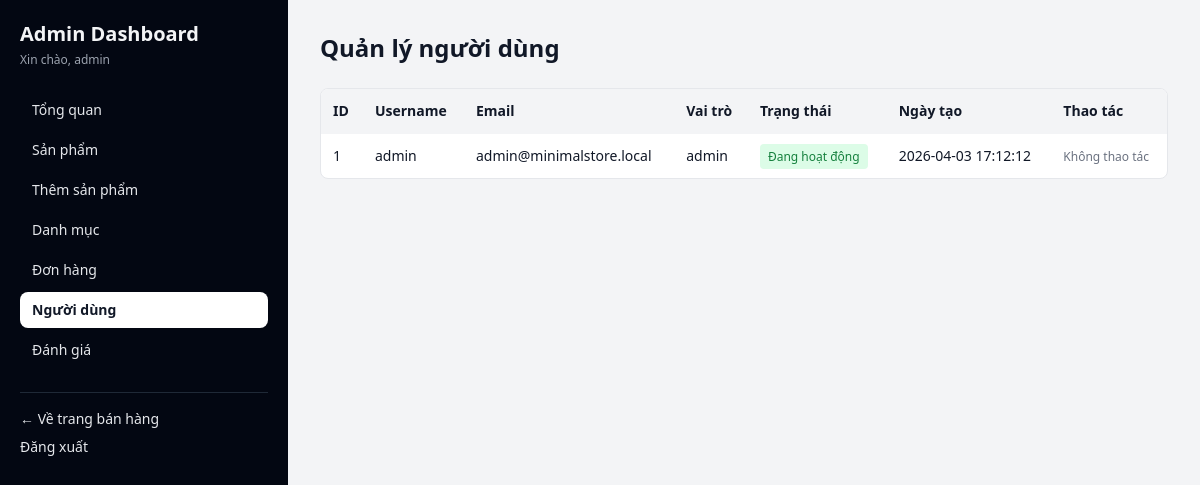
The page /admin/users.php (signed in) on the database its author committed.
### tables this page shows
CREATE TABLE IF NOT EXISTS users (
  id INT UNSIGNED AUTO_INCREMENT PRIMARY KEY,
  username VARCHAR(50) NOT NULL UNIQUE,
  password VARCHAR(255) NOT NULL,
  email VARCHAR(150) NOT NULL UNIQUE,
  full_name VARCHAR(120) DEFAULT NULL,
  phone VARCHAR(30) DEFAULT NULL,
  address VARCHAR(255) DEFAULT NULL,
  google_id VARCHAR(100) NULL UNIQUE,
  role ENUM('admin', 'customer') NOT NULL DEFAULT 'customer',
  is_banned TINYINT(1) NOT NULL DEFAULT 0,
  created_at TIMESTAMP NOT NULL DEFAULT CURRENT_TIMESTAMP
);

### includes/auth.php (called while the page is built, shortened)
<?php
function current_user(): ?array
{
    return $_SESSION['user'] ?? null;
}

### admin/users.php (the view, shortened to what this page needs)
<?php
require_once __DIR__ . '/../config/db.php';
require_once __DIR__ . '/../includes/auth.php';
$currentPage = max(1, (int) ($_GET['page'] ?? 1));
$perPage = 10;
$totalUsers = (int) $pdo->query('SELECT COUNT(*) FROM users')->fetchColumn();
$pagination = paginate($totalUsers, $perPage, $currentPage);
$listStmt = $pdo->prepare(
    'SELECT id, username, email, role, is_banned, created_at
     FROM users
     ORDER BY created_at DESC
     LIMIT :limit OFFSET :offset'
);
$listStmt->bindValue(':limit', (int) $pagination['per_page'], PDO::PARAM_INT);
$listStmt->bindValue(':offset', (int) $pagination['offset'], PDO::PARAM_INT);
$listStmt->execute();
$users = $listStmt->fetchAll();
require_once __DIR__ . '/../includes/admin_header.php';
?>
<section class="space-y-6">
  <div class="flex items-center justify-between">
    <h1 class="text-2xl font-bold">Quản lý người dùng</h1>
  </div>
  <div class="bg-white rounded-lg border border-gray-200 overflow-x-auto">
    <table class="min-w-full text-sm">
      <thead class="bg-gray-100">
      <tr>
        <th class="p-3 text-left">ID</th>
        <th class="p-3 text-left">Username</th>
        <th class="p-3 text-left">Email</th>
        <th class="p-3 text-left">Vai trò</th>
        <th class="p-3 text-left">Trạng thái</th>
        <th class="p-3 text-left">Ngày tạo</th>
        <th class="p-3 text-left">Thao tác</th>
      </tr>
      </thead>
      <tbody>
      <?php foreach ($users as $targetUser): ?>
        <tr class="border-t border-gray-100">
          <td class="p-3"><?= (int) $targetUser['id']; ?></td>
          <td class="p-3"><?= htmlspecialchars((string) $targetUser['username'], ENT_QUOTES, 'UTF-8'); ?></td>
          <td class="p-3"><?= htmlspecialchars((string) $targetUser['email'], ENT_QUOTES, 'UTF-8'); ?></td>
          <td class="p-3"><?= htmlspecialchars((string) $targetUser['role'], ENT_QUOTES, 'UTF-8'); ?></td>
          <td class="p-3">
            <?php if ((int) $targetUser['is_banned'] === 1): ?>
              <span class="rounded bg-red-100 text-red-700 px-2 py-1 text-xs font-medium">Đã cấm</span>
            <?php else: ?>
              <span class="rounded bg-green-100 text-green-700 px-2 py-1 text-xs font-medium">Đang hoạt động</span>
            <?php endif; ?>
          </td>
          <td class="p-3"><?= htmlspecialchars((string) $targetUser['created_at'], ENT_QUOTES, 'UTF-8'); ?></td>
          <td class="p-3">
            <?php if ((string) $targetUser['role'] === 'admin'): ?>
              <span class="text-xs text-gray-500">Không thao tác</span>
            <?php endif; ?>
          </td>
        </tr>
      <?php endforeach; ?>
      </tbody>
    </table>
  </div>
</section>
<?php require_once __DIR__ . '/../includes/admin_footer.php'; ?>

### includes/admin_header.php (shortened to what this page needs)
<?php
require_once __DIR__ . '/auth.php';
$user = current_user();
$adminNavItems = [
    '/admin/index.php' => 'Tổng quan',
    '/admin/products.php' => 'Sản phẩm',
    '/admin/product_form.php' => 'Thêm sản phẩm',
    '/admin/categories.php' => 'Danh mục',
    '/admin/orders.php' => 'Đơn hàng',
    '/admin/users.php' => 'Người dùng',
    '/admin/reviews.php' => 'Đánh giá',
];
$currentPath = parse_url($_SERVER['REQUEST_URI'] ?? '', PHP_URL_PATH) ?: '';
?>
<!DOCTYPE html>
<html lang="vi">
<head>
  <script src="https://cdn.tailwindcss.com"></script>
</head>
<body class="bg-gray-100 text-gray-900 min-h-screen">
  <div class="min-h-screen md:flex">
    <aside class="bg-gray-950 text-gray-100 md:w-72 p-4 md:p-5 shrink-0">
      <a href="/admin/index.php" class="block text-xl font-bold">Admin Dashboard</a>
      <p class="text-xs text-gray-400 mt-1">Xin chào, <?= htmlspecialchars((string) $user['username'], ENT_QUOTES, 'UTF-8'); ?></p>
      <nav class="mt-6 space-y-1">
        <?php foreach ($adminNavItems as $url => $label): ?>
          <?php $active = str_starts_with($currentPath, $url) || ($url === '/admin/product_form.php' && str_starts_with($currentPath, '/admin/product_form.php')); ?>
          <a
            href="<?= htmlspecialchars($url, ENT_QUOTES, 'UTF-8'); ?>"
            class="block rounded-lg px-3 py-2 text-sm transition <?= $active ? 'bg-white text-gray-900 font-semibold' : 'text-gray-200 hover:bg-gray-800'; ?>"
          ><?= htmlspecialchars($label, ENT_QUOTES, 'UTF-8'); ?></a>
        <?php endforeach; ?>
      </nav>
      <div class="mt-6 border-t border-gray-800 pt-4 text-sm space-y-2">
        <a href="/index.php" class="block text-gray-200 hover:text-white">← Về trang bán hàng</a>
        <a href="/auth/logout.php" class="block text-gray-200 hover:text-white">Đăng xuất</a>
      </div>
    </aside>
    <main class="flex-1 p-4 md:p-8 space-y-6">

### rows shown on the page
users: username "admin", id "1", email "admin@minimalstore.local", role "admin", is_banned "Đang hoạt động", created_at "2026-04-03 17:12:12", shows "Không thao tác"

### other values the page prints
$label "Tổng quan"
$label "Sản phẩm"
$label "Thêm sản phẩm"
$label "Danh mục"
$label "Đơn hàng"
$label "Người dùng"
$label "Đánh giá"
